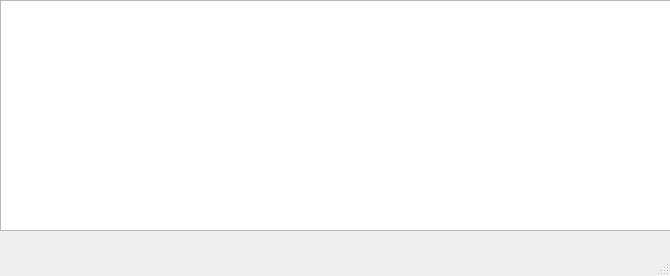
<?xml version="1.0" encoding="UTF-8"?>
<ui version="4.0">
 <class>MainWindow</class>
 <widget class="QMainWindow" name="MainWindow">
  <property name="geometry">
   <rect>
    <x>0</x>
    <y>0</y>
    <width>670</width>
    <height>276</height>
   </rect>
  </property>
  <property name="windowTitle">
   <string>MainWindow</string>
  </property>
  <widget class="QWidget" name="centralwidget">
   <widget class="QListView" name="pluginList">
    <property name="geometry">
     <rect>
      <x>0</x>
      <y>0</y>
      <width>671</width>
      <height>231</height>
     </rect>
    </property>
   </widget>
  </widget>
  <widget class="QMenuBar" name="menubar">
   <property name="geometry">
    <rect>
     <x>0</x>
     <y>0</y>
     <width>670</width>
     <height>21</height>
    </rect>
   </property>
  </widget>
  <widget class="QStatusBar" name="statusbar"/>
 </widget>
 <resources/>
 <connections/>
</ui>
